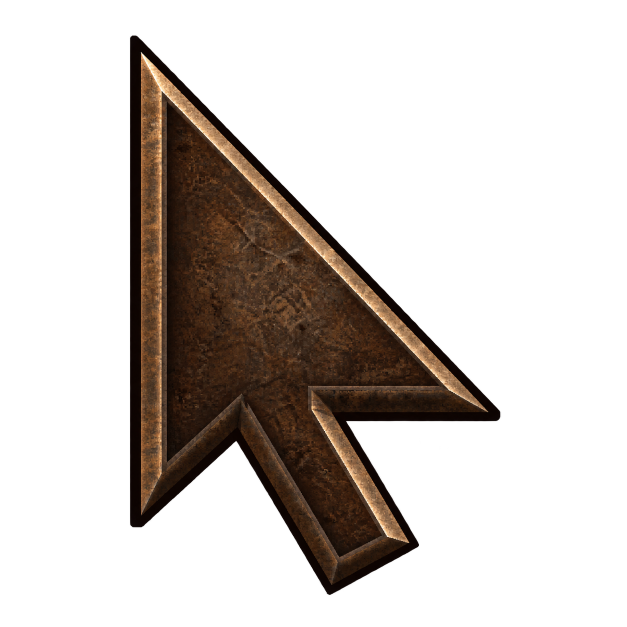
#> input picture tools/artwork/menu-cursor/source.png, 1254 x 1254 px (shown at 1/2 size)
$ python check_alignment.py ../artwork/menu-cursor/source.png
#> lines starting #> are read from the running program, lines starting #| are printed output that depends on the picture
from pathlib import Path
import numpy as np
from PIL import Image
import json,sys
w=Path(__file__).resolve().parent
path=Path(sys.argv[1])
a=np.asarray(Image.open(path).convert('RGB')).astype(float)
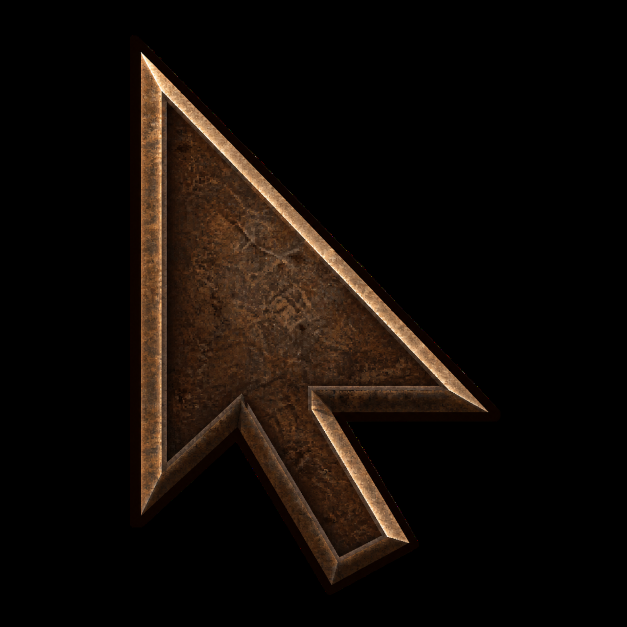
#> a: shape (1254, 1254, 3) float64 (shown at 1/2 size); mean R, G, B 17.7, 11.5, 7.2
results=[]
for y in [270,136]:
    for x in [261,407,553,699]:
        patch=a[y-38:y+39,x-35:x+36]
        r,g,b=np.moveaxis(patch,-1,0)
        gold=(r>155)&(g>60)&(r>g*1.12)&(b<100)
        green=(g>45)&(g>r*1.45)&(g>b*1.45)
        axes=[]
        for mask in [gold,green]:
#> (the run stopped early here; a loop or call above may not have finished)
